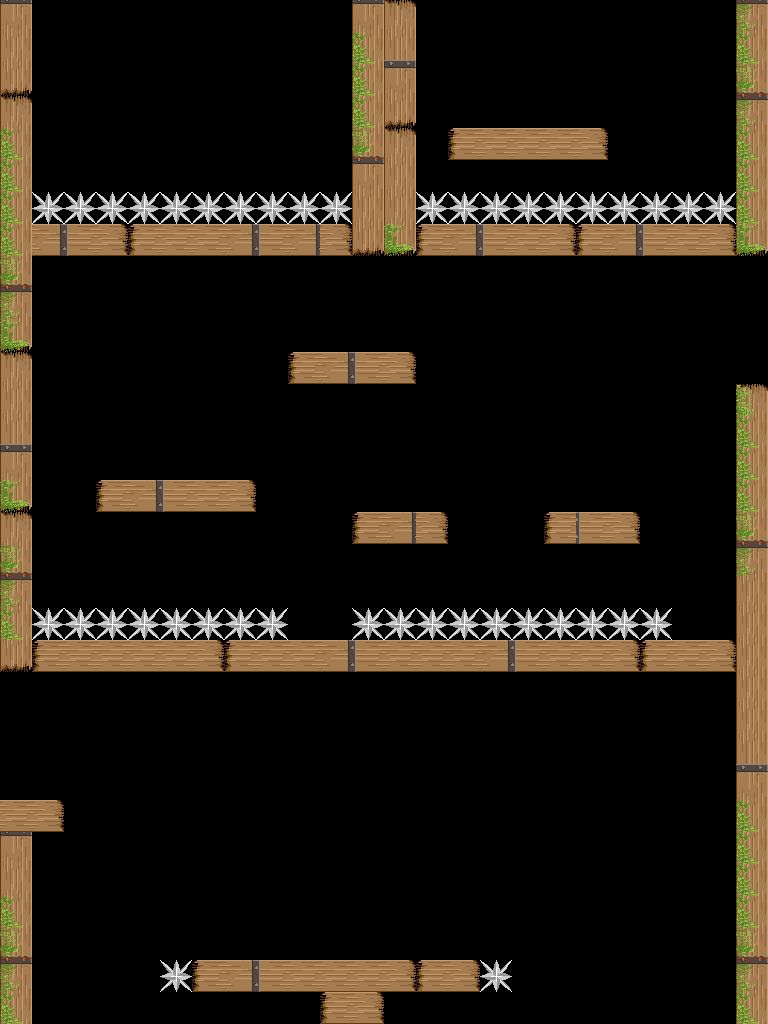

Below is a game level as drawn by its tile map, then a one-line description and the .tmx that defines it (tile-layer data replaced by summaries):
An orthogonal 24x32 tile map with 32x32 px tiles, 2 tile layers (Tiles, Spikes), 2 tilesets and 33 objects (2x 2, 2x 3, Player, Goal, Key, ...).

<map version="1.0" orientation="orthogonal" width="24" height="32" tilewidth="32" tileheight="32">
 <tileset firstgid="1" name="tile set BEST2" tilewidth="32" tileheight="32">
  <image source="tile set BEST2.png" width="224" height="192" />
 </tileset>
 <tileset firstgid="43" name="tile set LATEST" tilewidth="32" tileheight="32">
  <image source="tile set LATEST.png" width="288" height="256" />
 </tileset>
 <layer name="Tiles" width="24" height="32">
  <data>[768 cells, 146 non-empty, 15 distinct tile ids]</data>
 </layer>
 <layer name="Spikes" width="24" height="32">
  <data>[768 cells, 40 non-empty, 1 distinct tile ids]</data>
 </layer>
 <objectgroup name="Collisions" width="24" height="32" visible="0">
  <object x="736" y="0" width="32" height="256" />
  <object x="32" y="224" width="704" height="32" />
  <object x="0" y="0" width="32" height="640" />
  <object x="0" y="640" width="736" height="32" />
  <object x="448" y="128" width="160" height="32" />
  <object x="0" y="832" width="32" height="192" />
  <object x="96" y="480" width="160" height="32" />
  <object x="288" y="352" width="128" height="32" />
  <object x="192" y="960" width="288" height="32" />
  <object x="352" y="512" width="96" height="32" />
  <object x="352" y="0" width="64" height="224" />
  <object x="544" y="512" width="96" height="32" />
  <object x="736" y="384" width="32" height="640" />
  <object x="320" y="992" width="64" height="32" />
  <object x="0" y="800" width="64" height="32" />
 </objectgroup>
 <objectgroup name="Game Objects" width="24" height="32" visible="0">
  <object name="Player" x="704" y="544" />
  <object name="Goal" x="512" y="128" />
  <object name="Key" x="320" y="896" />
 </objectgroup>
 <objectgroup name="Spike Rects" width="24" height="32" visible="0">
  <object x="32" y="192" width="320" height="32" />
  <object x="416" y="192" width="320" height="32" />
  <object x="32" y="608" width="256" height="32" />
  <object x="160" y="960" width="32" height="32" />
  <object x="352" y="608" width="320" height="32" />
  <object x="480" y="960" width="32" height="32" />
 </objectgroup>
 <objectgroup name="Spark Rects" width="24" height="32" visible="0">
  <object x="96" y="480" width="160" height="32" />
  <object x="544" y="512" width="96" height="32" />
 </objectgroup>
 <objectgroup name="Platforms" width="24" height="32" visible="0">
  <object x="448" y="384">
   <properties>
    <property name="xOffset" value="150" />
    <property name="yOffset" value="0" />
   </properties>
  </object>
 </objectgroup>
 <objectgroup name="Teleports" width="24" height="32" visible="0">
  <object name="1" type="0" x="0" y="672" width="32" height="128" />
  <object name="3" type="2" x="32" y="-32" width="320" height="32" />
  <object name="2" type="1" x="768" y="256" width="32" height="128" />
  <object name="4" type="3" x="384" y="992" width="352" height="32" />
  <object name="5" type="2" x="416" y="-32" width="320" height="32" />
  <object name="6" type="3" x="32" y="992" width="288" height="32" />
 </objectgroup>
</map>
